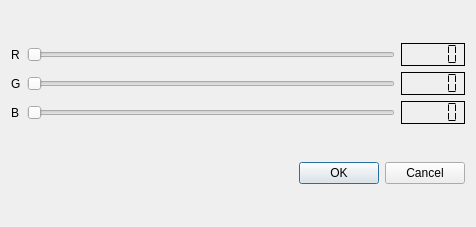
<?xml version="1.0" encoding="UTF-8"?>
<ui version="4.0">
 <class>Dialog</class>
 <widget class="QDialog" name="Dialog">
  <property name="geometry">
   <rect>
    <x>0</x>
    <y>0</y>
    <width>476</width>
    <height>227</height>
   </rect>
  </property>
  <property name="windowTitle">
   <string>Dialog</string>
  </property>
  <layout class="QVBoxLayout" name="verticalLayout">
   <item>
    <layout class="QGridLayout" name="gridLayout">
     <item row="0" column="0">
      <widget class="QLabel" name="label">
       <property name="text">
        <string>R</string>
       </property>
      </widget>
     </item>
     <item row="0" column="1">
      <widget class="QSlider" name="horizontalSliderR">
       <property name="maximum">
        <number>255</number>
       </property>
       <property name="orientation">
        <enum>Qt::Orientation::Horizontal</enum>
       </property>
      </widget>
     </item>
     <item row="0" column="2">
      <widget class="QLCDNumber" name="lcdNumber">
       <property name="frameShadow">
        <enum>QFrame::Shadow::Plain</enum>
       </property>
       <property name="segmentStyle">
        <enum>QLCDNumber::SegmentStyle::Flat</enum>
       </property>
      </widget>
     </item>
     <item row="1" column="0">
      <widget class="QLabel" name="label_2">
       <property name="text">
        <string>G</string>
       </property>
      </widget>
     </item>
     <item row="1" column="1">
      <widget class="QSlider" name="horizontalSliderG">
       <property name="maximum">
        <number>255</number>
       </property>
       <property name="orientation">
        <enum>Qt::Orientation::Horizontal</enum>
       </property>
      </widget>
     </item>
     <item row="1" column="2">
      <widget class="QLCDNumber" name="lcdNumber_2">
       <property name="frameShadow">
        <enum>QFrame::Shadow::Plain</enum>
       </property>
       <property name="segmentStyle">
        <enum>QLCDNumber::SegmentStyle::Flat</enum>
       </property>
      </widget>
     </item>
     <item row="2" column="0">
      <widget class="QLabel" name="label_3">
       <property name="text">
        <string>B</string>
       </property>
      </widget>
     </item>
     <item row="2" column="1">
      <widget class="QSlider" name="horizontalSliderB">
       <property name="maximum">
        <number>255</number>
       </property>
       <property name="orientation">
        <enum>Qt::Orientation::Horizontal</enum>
       </property>
      </widget>
     </item>
     <item row="2" column="2">
      <widget class="QLCDNumber" name="lcdNumber_3">
       <property name="frameShadow">
        <enum>QFrame::Shadow::Plain</enum>
       </property>
       <property name="segmentStyle">
        <enum>QLCDNumber::SegmentStyle::Flat</enum>
       </property>
      </widget>
     </item>
    </layout>
   </item>
   <item>
    <widget class="QDialogButtonBox" name="buttonBox">
     <property name="orientation">
      <enum>Qt::Orientation::Horizontal</enum>
     </property>
     <property name="standardButtons">
      <set>QDialogButtonBox::StandardButton::Cancel|QDialogButtonBox::StandardButton::Ok</set>
     </property>
    </widget>
   </item>
  </layout>
 </widget>
 <resources/>
 <connections>
  <connection>
   <sender>buttonBox</sender>
   <signal>accepted()</signal>
   <receiver>Dialog</receiver>
   <slot>accept()</slot>
   <hints>
    <hint type="sourcelabel">
     <x>227</x>
     <y>206</y>
    </hint>
    <hint type="destinationlabel">
     <x>157</x>
     <y>226</y>
    </hint>
   </hints>
  </connection>
  <connection>
   <sender>buttonBox</sender>
   <signal>rejected()</signal>
   <receiver>Dialog</receiver>
   <slot>reject()</slot>
   <hints>
    <hint type="sourcelabel">
     <x>295</x>
     <y>212</y>
    </hint>
    <hint type="destinationlabel">
     <x>286</x>
     <y>226</y>
    </hint>
   </hints>
  </connection>
  <connection>
   <sender>horizontalSliderR</sender>
   <signal>valueChanged(int)</signal>
   <receiver>lcdNumber</receiver>
   <slot>display(int)</slot>
   <hints>
    <hint type="sourcelabel">
     <x>368</x>
     <y>46</y>
    </hint>
    <hint type="destinationlabel">
     <x>421</x>
     <y>46</y>
    </hint>
   </hints>
  </connection>
  <connection>
   <sender>horizontalSliderG</sender>
   <signal>valueChanged(int)</signal>
   <receiver>lcdNumber_2</receiver>
   <slot>display(int)</slot>
   <hints>
    <hint type="sourcelabel">
     <x>355</x>
     <y>98</y>
    </hint>
    <hint type="destinationlabel">
     <x>420</x>
     <y>94</y>
    </hint>
   </hints>
  </connection>
  <connection>
   <sender>horizontalSliderB</sender>
   <signal>valueChanged(int)</signal>
   <receiver>lcdNumber_3</receiver>
   <slot>display(int)</slot>
   <hints>
    <hint type="sourcelabel">
     <x>363</x>
     <y>148</y>
    </hint>
    <hint type="destinationlabel">
     <x>424</x>
     <y>148</y>
    </hint>
   </hints>
  </connection>
 </connections>
</ui>
